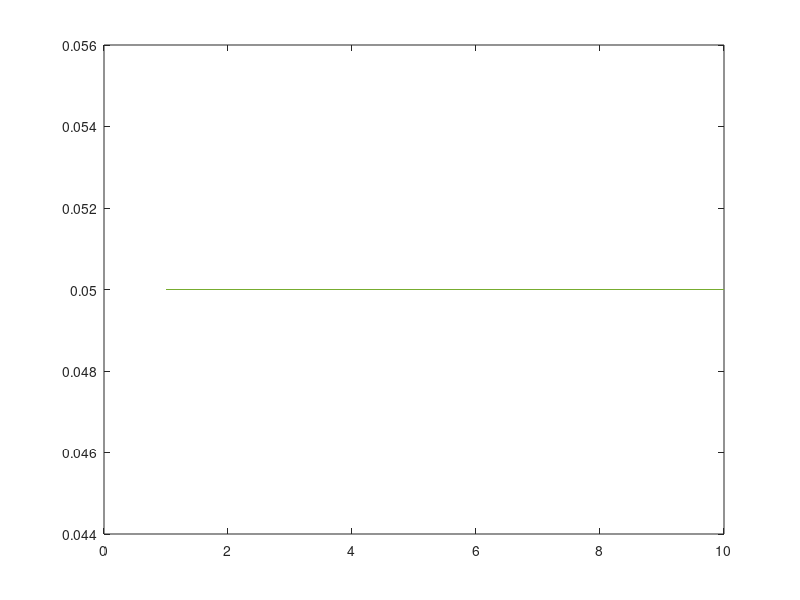

This figure's MATLAB source:

k_vec = 1:0.5:10
snr = 1:10

ber_mat = zeros(3,10)

for i= 1: length(k_vec)
    for j= 1: length(snr)
        %zero forcing
        avg_ber(j) = 0.05
        ber_mat(i,j)=avg_ber(j)%row= k, coloum = ber
    end
end

figure(1)
for h= 1:length(k_vec)
plot(snr,ber_mat(h,:))
hold on;
end